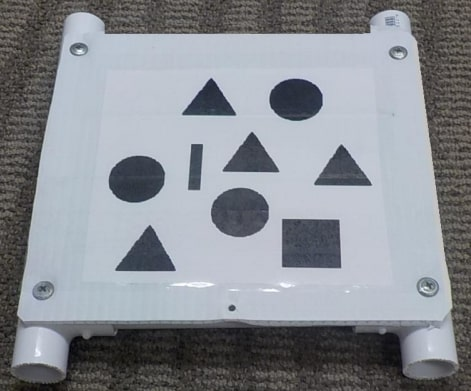
#> input picture ShapeDetect/PythonApplication2/benthiccrop.jpg, 471 x 391 px
$ python crop4.py   (older library calls are emulated)
#> lines starting #> are read from the running program, lines starting #| are printed output that depends on the picture; after the words box and inside, x2 and y2 are one past the last pixel; in counts of white or black regions, pixels touching at a corner belong together
import numpy as np
import cv2

# load the image
image = cv2.imread("benthiccrop.jpg", 1)
#> image is the input picture: shape (391, 471, 3); mean B, G, R 146.2, 139.9, 136

# red color boundaries (R,B and G)
lower = [190, 190, 190]
upper = [255, 255, 255]

# create NumPy arrays from the boundaries
lower = np.array(lower, dtype="uint8")
upper = np.array(upper, dtype="uint8")

# find the colors within the specified boundaries and apply
# the mask
mask = cv2.inRange(image, lower, upper)
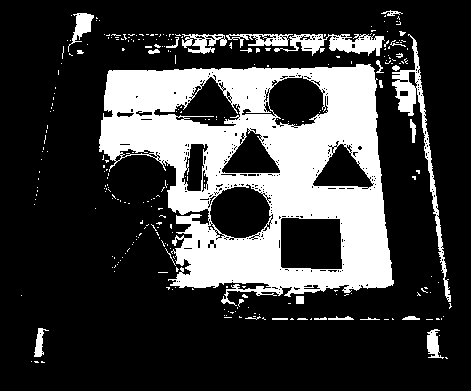
#> mask: shape (391, 471); 23.9% white; 273 white regions (244 under 20 px)
output = cv2.bitwise_and(image, image, mask=mask)
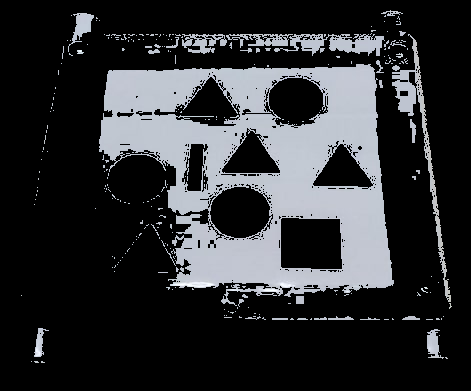
#> output: shape (391, 471, 3); mean B, G, R 50.1, 47.6, 46.2

ret,thresh = cv2.threshold(mask, 0, 255, 0)
im2,contours,hierarchy = cv2.findContours(thresh, cv2.RETR_EXTERNAL, cv2.CHAIN_APPROX_NONE)
#> contours = 252 contours, 235 with area under 20; largest, box (x1, y1, x2, y2) and area: (99, 64, 394, 306) 50996, (392, 34, 451, 302) 1648, (274, 34, 385, 56) 1174, (182, 34, 227, 54) 440, (226, 34, 293, 48) 424

if len(contours) != 0:
    # draw in blue the contours that were founded
    cv2.drawContours(output, contours, -1, 255, 3)

    #find the biggest area
    c = max(contours, key = cv2.contourArea)
#> c = contour of 1650 points, box (x1, y1, x2, y2) (99, 64, 394, 306), area 50996

    x,y,w,h = cv2.boundingRect(c)
#> x = 99; y = 64; w = 295; h = 242
    # draw the book contour (in green)
    cv2.rectangle(output,(x,y),(x+w,y+h),(0,255,0),2)
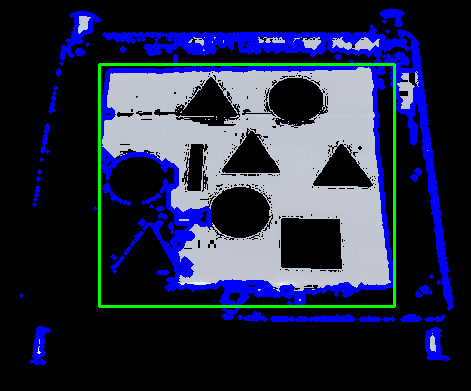
#> output: shape (391, 471, 3); mean B, G, R 67.7, 42.2, 36.7

# show the images
cv2.imshow("Result", np.hstack([image, output]))
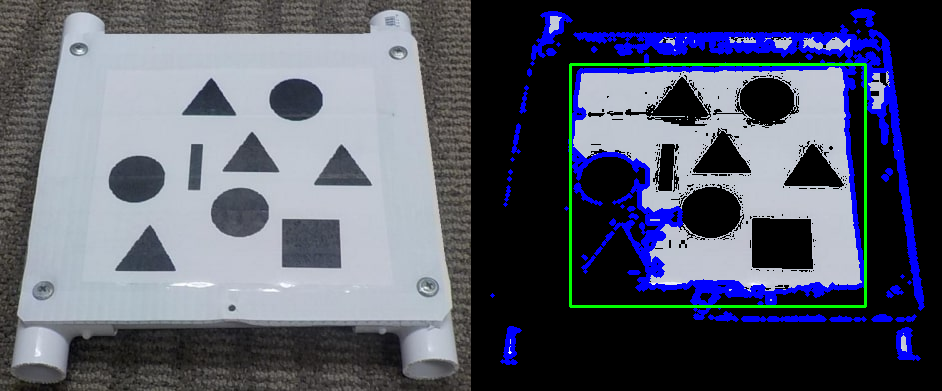
#> window 'Result': shape (391, 942, 3); mean B, G, R 106.9, 91.1, 86.3

cv2.waitKey(0)

$ run again, with ShapeDetect/PythonApplication2/OBF2r.jpg copied over ShapeDetect/PythonApplication2/benthiccrop.jpg
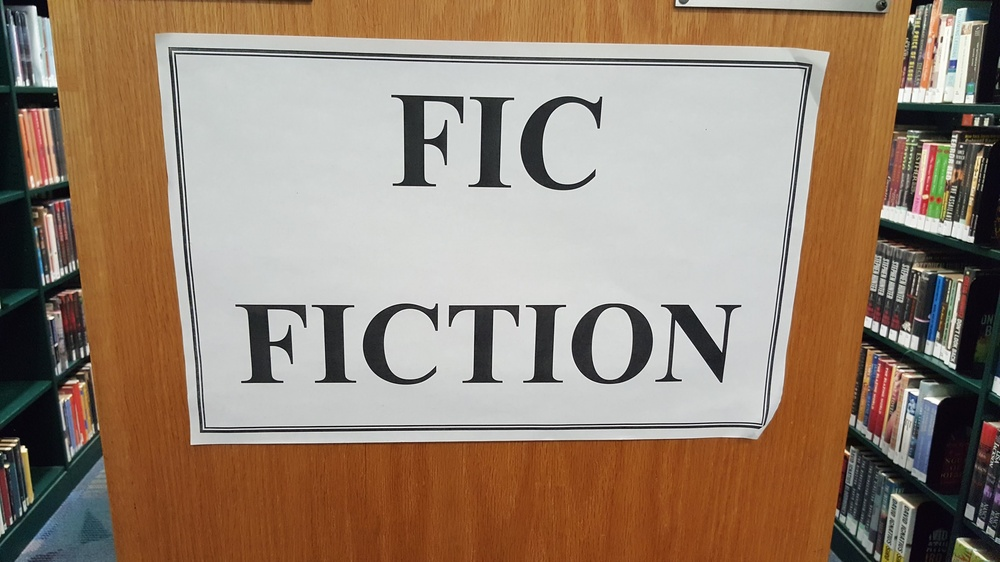
#> input picture ShapeDetect/PythonApplication2/OBF2r.jpg, 1000 x 562 px, shrunk from 2852 x 1604 before the run
#> image is the input picture: shape (562, 1000, 3); mean B, G, R 114.9, 131.9, 151.6
#> `mask = cv2.inRange(image, lower, upper)`:
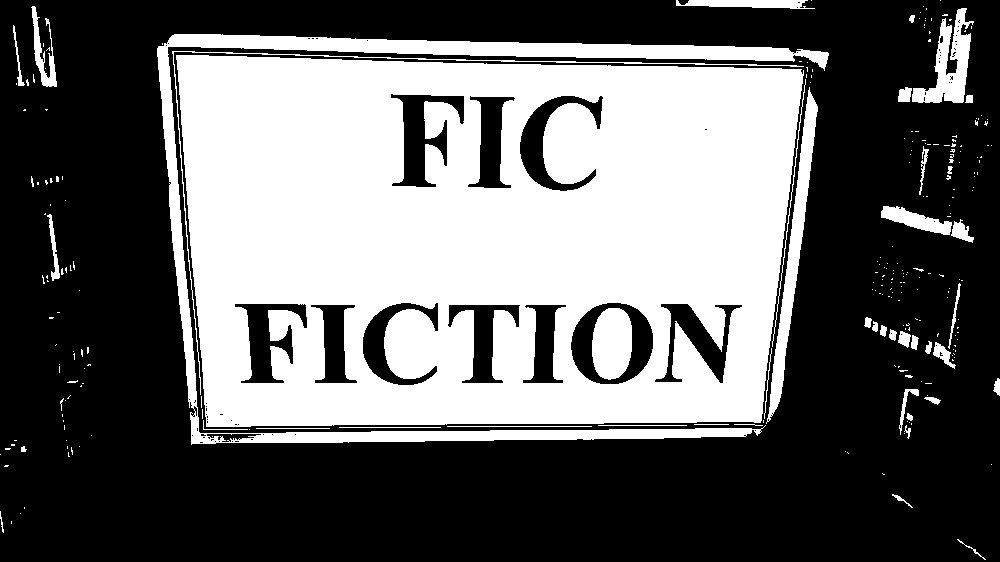
#> mask: shape (562, 1000); 39.8% white; 258 white regions (213 under 20 px)
#> contours = 256 contours, 226 with area under 20; largest, box (x1, y1, x2, y2) and area: (176, 55, 804, 427) 213016, (157, 34, 829, 445) 16729, (766, 87, 818, 424) 3336, (912, 8, 974, 103) 2352, (881, 206, 952, 235) 876
#> c = contour of 1911 points, box (x1, y1, x2, y2) (176, 55, 804, 427), area 213016
#> x = 176; y = 55; w = 628; h = 372
#> `cv2.imshow("Result", np.hstack([image, output]))`:
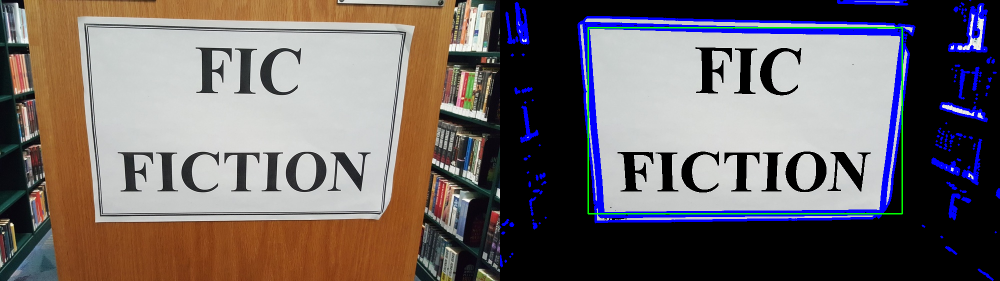
#> window 'Result': shape (562, 2000, 3) (shown at 1/2 size); mean B, G, R 104.7, 104.4, 112.4
